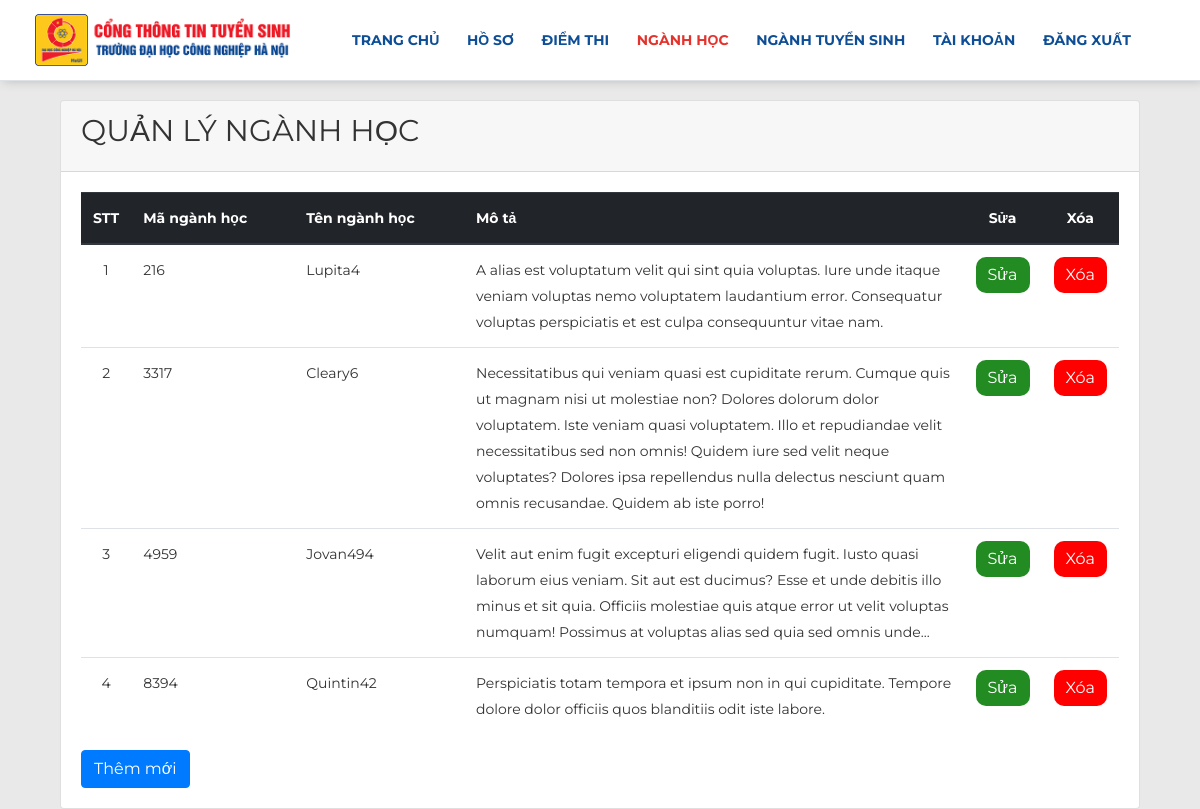
Screenshot of /Manager/Majors (signed in) with the database file from the repository.
### tables this page shows
CREATE TABLE IF NOT EXISTS `Majors` (
  `idMajors` INT NOT NULL AUTO_INCREMENT,
  `nameMajors` NVARCHAR(50) NOT NULL,
  `descriptionMajors` NVARCHAR(500) NULL,
  `enabled` INT NOT NULL,
  PRIMARY KEY (`idMajors`));

### core/Controller.php (called while the page is built, shortened)
<?php
abstract class Controller{
    public function RenderViewPermission($permission, $view, $data=[]){
        $view = $view . "View";
        require_once "./" . $permission . "/views/pages/Master.php";
    }
}
?>

### Manager/controllers/_ManagerController.php (called while the page is built, shortened)
<?php
abstract class _ManagerController extends Controller{
    public function RenderView($view, $data=[]){
        $this->RenderViewPermission(self::PER_MANAGER, $view, $data);
    }
}
?>

### Manager/controllers/MajorsController.php (called while the page is built, shortened)
<?php
class MajorsController extends _ManagerController{
    function Index(){
        $this->RenderView(self::VIEW_MAJORS);
    }
}
?>

### index.php (called while the page is built, shortened)
<?php
$myApp = new \Core\App();
?>

### Manager/views/pages/Majors/MajorsView.php (the view, shortened to what this page needs)
<?php
require "vanToanConnect.php";
$sql = "SELECT* FROM majors";
$query = mysqli_query($conn, $sql);
?>
<div class="container-fluid">
    <div class="card">
        <div class="card-header">
            <h2>Quản lý ngành học</h2>
        </div>
        <div class="card-body">
            <table class="table">
                <thead class="thead-dark">
                    <tr>
                        <th style="width: 50px;">STT</th>
                        <th>Mã ngành học</th>
                        <th style="width: 200px;">Tên ngành học</th>
                        <th>Mô tả</th>
                        <th style="text-align: center">Sửa</th>
                        <th style="text-align: center">Xóa</th>
                    </tr>
                </thead>
                <tbody>
                    <?php
                    $i = 1;
                    while ($row = mysqli_fetch_assoc($query)) {
                        if ($row["enabled"] == 1) {
                    ?>
                            <tr>
                                <td style="text-align: center"><?php echo $i++; ?></td>
                                <td style="width: 200px;"><?php echo $row["idMajors"]; ?></td>
                                <td><?php echo $row["nameMajors"]; ?></td>
                                <td style="width: 650px;"><?php echo $row["descriptionMajors"]; ?></td>
                                <td style="text-align: center; width: 50px; ">
                                    <a class="btn btn-primary" href="/PHP_Project/Manager/Majors/Update/<?php echo $row["idMajors"]; ?> " style="background-color: forestgreen; border: 0px;border-radius: 10px;color: white;}">
                                        Sửa
                                    </a>
                                </td>
                                <td style="text-align: center; width: 50px;">
                                    <button onClick="Delete(<?php echo $row["idMajors"]; ?>);" class="btn btn-primary" style="background-color: red;border-radius: 10px;border: 0px;color: white;}">
                                        Xóa
                                    </button>
                                </td>
                            </tr>
                    <?php }
                    } ?>
                </tbody>
            </table>
            <a class="btn btn-primary" href="/PHP_Project/Manager/Majors/Add"> Thêm mới </a>
        </div>
    </div>
</div>

### core/App.php (shortened to what this page needs)
<?php
class App{
    protected $action = "Index";
    public function __construct() {
        $arr = $this->UrlProcess();
        $permission = $arr[0];
        unset($arr[0]);
        if ($permission == "Client" || $permission == "Manager"){
            if (file_exists("./". $permission ."/controllers/" . $arr[1] . "Controller.php")){
                unset($arr[1]);
            }
            else{
                echo "controller not found: ./". $permission ."/controllers/" . $arr[1] . "Controller.php\n";
                exit();
            }
            $this->controller = new $this->controller;
            $this->params = $arr ? array_values($arr) : [];
            call_user_func_array([$this->controller, $this->action], $this->params);
        }
        else{
            echo "controller is wrong, mean Client of Manager?";
            exit();
        }
    }
    public function UrlProcess(){
        if (isset($_GET["url"])){
            return explode("/", filter_var(trim($_GET["url"], "/")));
        }
        return array("Client", "Home");
    }
}
?>

### Manager/views/pages/Master.php (shortened to what this page needs)
<!DOCTYPE html>
<html lang="en">
<head>
    <link href="/PHP_Project/public/lib/bootstrap/bootstrap.min.css" rel="stylesheet">
    <link href="/PHP_Project/public/lib/font-awesome-4.7.0/font-awesome.min.css" rel="stylesheet">
    <link href="/PHP_Project/public/css/content.css" rel="stylesheet">
    <link href="/PHP_Project/public/css/layout.css" rel="stylesheet">
</head>
<body>
    <?php require_once "./Manager/views/blocks/HeaderMenu.php" ?>
    <div class="content container">
        <?php require_once "./Manager/views/pages/" . $view . ".php" ?>
    </div>
</body>
</html>

### Manager/views/blocks/HeaderMenu.php (shortened to what this page needs)
<link href="/PHP_Project/public/css/menu-header.css" rel="stylesheet">
<nav class="navbar border-bottom fixed-top header">
    <div class="col-md-3 col-sm-12">
        <div class="logo-top">
            <a href="/PHP_Project/Manager/Home">
                <img src="/PHP_Project/public/images/logo.png" alt="tuyen sinh HaUI" style="width: 255px;"></a>
        </div>
    </div>
    <div class="col-md-9">
        <div class="mainmenu-area d-flex justify-content-end">
            <div class="mainmenu hidden-sm hidden-xs">
                <nav>
                    <ul id="nav">
                        <li id="Home">
                            <a <?php if ($view == "Home/HomeView") echo 'class="active"' ?> href="/PHP_Project/Manager/Home">Trang chủ</a>
                        </li>
                        <li id="Application">
                            <a <?php if ($view == "Application/ApplicationView") echo 'class="active"' ?> href="/PHP_Project/Manager/Application">Hồ sơ</a>
                        </li>
                        <li id="ExamResult">
                            <a <?php if ($view == "ExamResult/ExamResultView") echo 'class="active"' ?> href="/PHP_Project/Manager/ExamResult">Điểm thi</a>
                        </li>
                        <li id="Majors">
                            <a <?php if ($view == "Majors/MajorsView") echo 'class="active"' ?> href="/PHP_Project/Manager/Majors">Ngành học</a>
                        </li>
                        <li id="AdmissionsMajor">
                            <a <?php if ($view == "AdmissionsMajor/AdmissionsMajorView") echo 'class="active"' ?> href="/PHP_Project/Manager/AdmissionsMajor">Ngành tuyển sinh</a>
                        </li>
                        <li id="Account">
                            <a <?php if ($view == "Account/AccountView") echo 'class="active"' ?> href="/PHP_Project/Manager/Account">Tài khoản</a>
                        </li>
                        <li id="Logout">
                            <a href="/PHP_Project/Manager/Logout">Đăng xuất</a>
                        </li>
                    </ul>
                </nav>
            </div>
        </div>
    </div>
</nav>

### public/css/content.css (style rules this page uses)
.content { padding-top: 100px; height: 100vh; }

### public/css/layout.css (style rules this page uses)
html, body { height: 100%; background-color: rgba(233, 233, 233, 1); -webkit-background-size: cover; -moz-background-size: cover; -o-background-size: cover; background-size: cover; }

### public/css/menu-header.css (style rules this page uses)
body { font-family: 'Montserrat', sans-serif; font-weight: 400; color: #333; font-size: 14px; line-height: 26px; }
img { max-width: 100%; width: 100%; height: auto; }
ul, ol { list-style: none; margin: 0; padding: 0; }
a { color: #808080; text-decoration: none; }
h2 { font-size: 30px; }
h1, h2, h3, h4, h5, h6 { font-family: 'Montserrat', sans-serif; font-weight: 400; line-height: 1.2; color: #333333; margin-top: 0; margin-bottom: 10px; text-transform: uppercase; }
.header { box-shadow: 3px 0px 10px #BBB; padding: 0px 30px 0px 20px; background-color: #FFF; }
.logo-top>a { display: inline-block; position: relative; z-index: 8 }
.logo-top { padding-top: 0px; }
.mainmenu { display: inline-block; position: relative; z-index: 99 }
.mainmenu-area { -webkit-transition: all 0.3s ease 0s; transition: all 0.3s ease 0s; }
.mainmenu ul#nav>li { display: inline-block; margin-right: 24px; position: relative; }
.mainmenu ul#nav>li>a { color: #0d4e96; display: block; font-size: 14px; line-height: 80px; text-decoration: none; font-weight: bold; text-transform: uppercase; -webkit-transition: all 0.3s ease 0s; transition: all 0.3s ease 0s; position: relative; }
.mainmenu ul#nav>li>a.active { color: #e4332d; }

### rows the page displays
majors: idMajors "216", nameMajors "Lupita4", descriptionMajors "A alias est voluptatum velit qui sint quia voluptas. Iure unde itaque veniam voluptas nemo voluptatem laudantium error. Consequatur voluptas perspiciatis et est culpa consequuntur vitae nam."
majors: idMajors "3317", nameMajors "Cleary6", descriptionMajors "Necessitatibus qui veniam quasi est cupiditate rerum. Cumque quis ut magnam nisi ut molestiae non? Dolores dolorum dolor voluptatem. Iste veniam quasi voluptatem. Illo et repudiandae velit necessitatibus sed non omnis! Quidem iure sed velit neque voluptates? Dolores ipsa repellendus nulla delectus nesciunt quam omnis recusandae. Quidem ab iste porro!"
majors: idMajors "4959", nameMajors "Jovan494", descriptionMajors "Velit aut enim fugit excepturi eligendi quidem fugit. Iusto quasi laborum eius veniam. Sit aut est ducimus? Esse et unde debitis illo minus et sit quia. Officiis molestiae quis atque error ut velit voluptas numquam! Possimus at voluptas alias sed quia sed omnis unde..."
majors: idMajors "8394", nameMajors "Quintin42", descriptionMajors "Perspiciatis totam tempora et ipsum non in qui cupiditate. Tempore dolore dolor officiis quos blanditiis odit iste labore."
